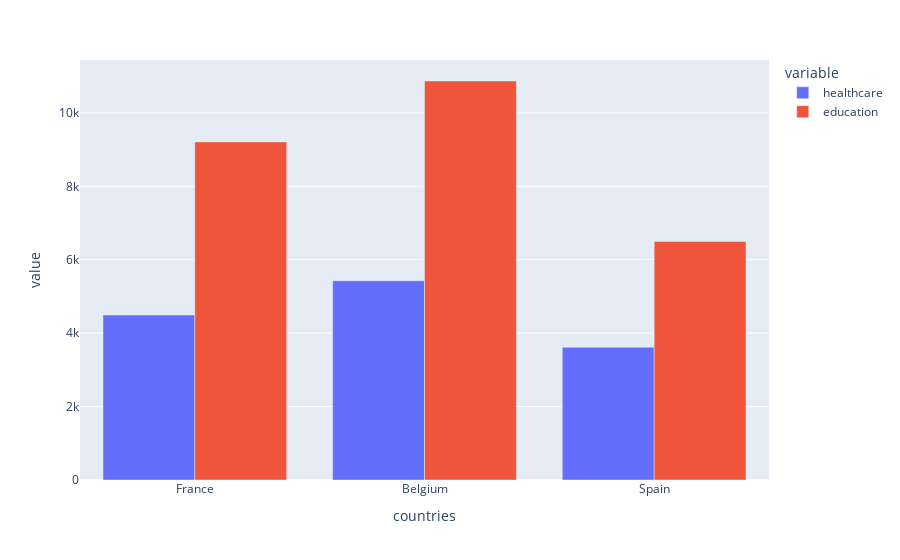

Notebook code for this chart:
### Markdown cell above
### Plotly Express

### Code cell
# по оси x разместим страны, по оси y - признаки
# параметр barmode = 'group' указывает,
# что столбцы образования и здравоохранения нужно разместить рядом,
# а не внутри одного столбца (stacked)
px.bar(csect, x="countries", y=["healthcare", "education"], barmode="group")

### Figure 1 — Plotly figure (JSON) as saved in the notebook; plotly's stock layout.template omitted (floating-point values rounded to 4 significant figures)
{"data": [{"alignmentgroup": "True", "hovertemplate": "variable=healthcare<br>countries=%{x}<br>value=%{y}<extra></extra>", "legendgroup": "healthcare", "marker": {"color": "#636efa", "pattern": {"shape": ""}}, "name": "healthcare", "offsetgroup": "healthcare", "orientation": "v", "showlegend": true, "textposition": "auto", "type": "bar", "x": ["France", "Belgium", "Spain"], "xaxis": "x", "y": [4492, 5428, 3616], "yaxis": "y"}, {"alignmentgroup": "True", "hovertemplate": "variable=education<br>countries=%{x}<br>value=%{y}<extra></extra>", "legendgroup": "education", "marker": {"color": "#EF553B", "pattern": {"shape": ""}}, "name": "education", "offsetgroup": "education", "orientation": "v", "showlegend": true, "textposition": "auto", "type": "bar", "x": ["France", "Belgium", "Spain"], "xaxis": "x", "y": [9210, 10869, 6498], "yaxis": "y"}], "layout": {"barmode": "group", "legend": {"title": {"text": "variable"}, "tracegroupgap": 0}, "margin": {"t": 60}, "xaxis": {"anchor": "y", "domain": [0, 1], "title": {"text": "countries"}}, "yaxis": {"anchor": "x", "domain": [0, 1], "title": {"text": "value"}}}}
